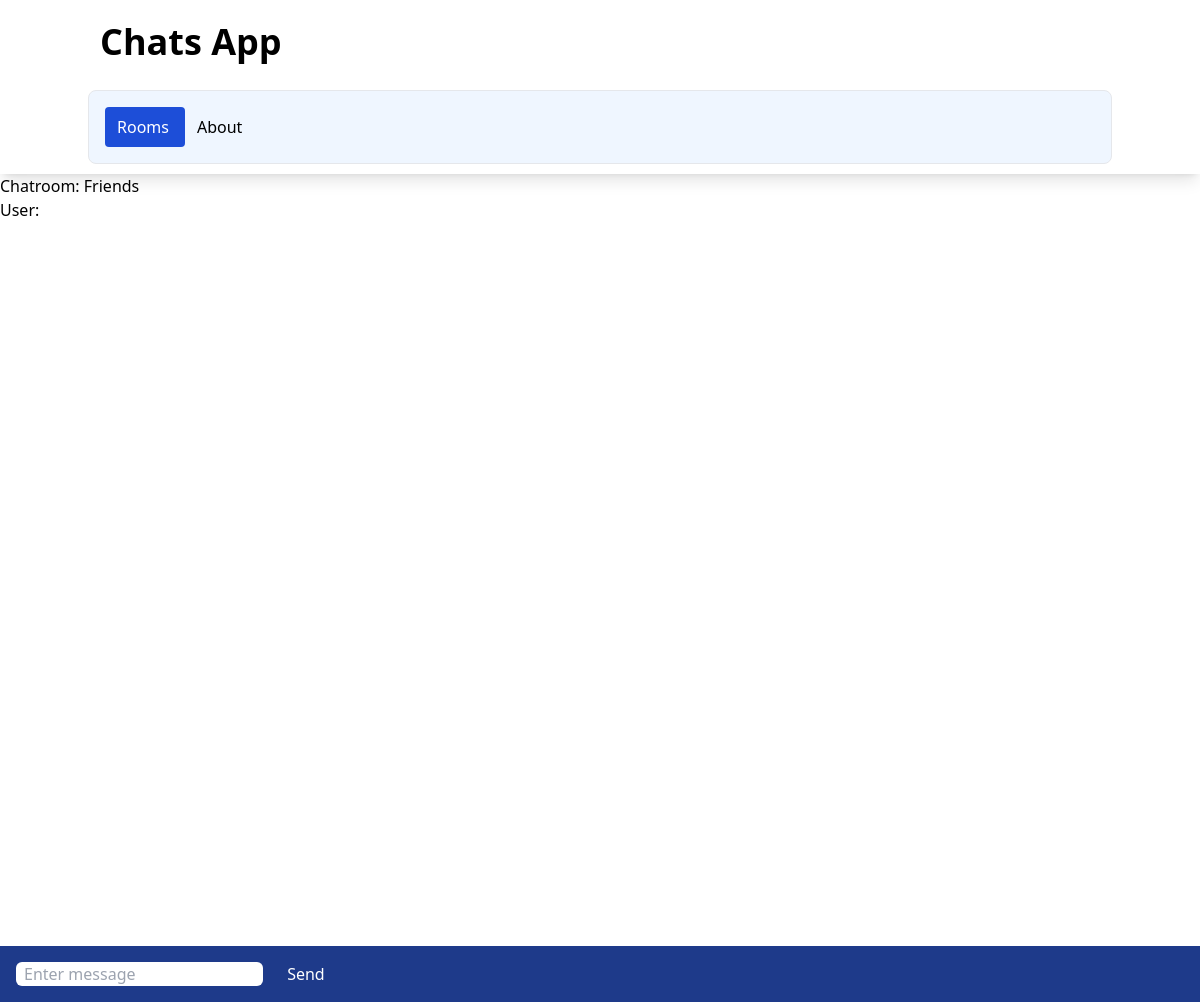
The page /rooms/friends/ on the database as committed earlier.
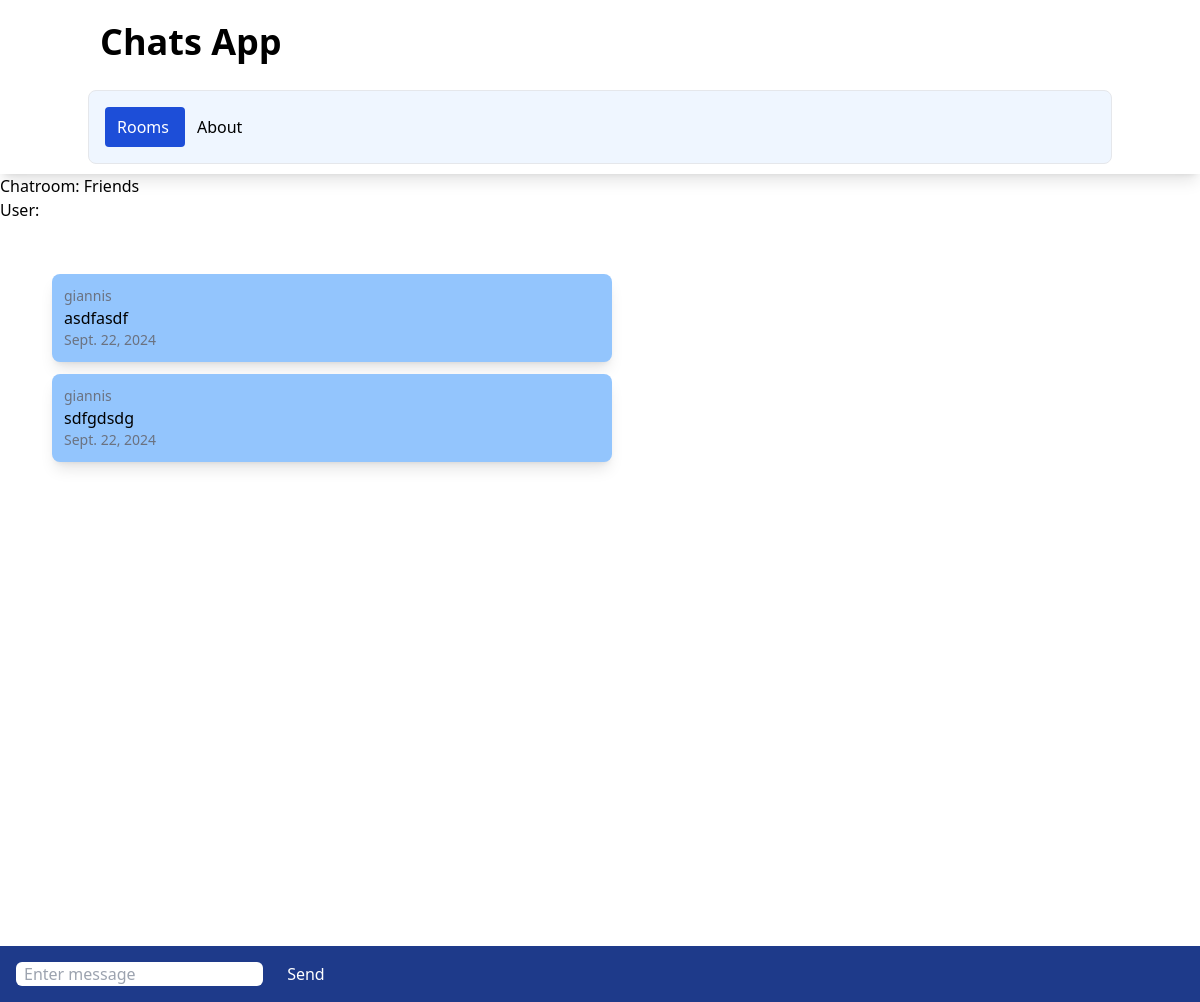
The same page on the database as committed later.
### chatapp/models.py (models this page shows, shortened)
class ChatRoom(models.Model):
    name = models.CharField(max_length=100)
    slug = models.SlugField(unique=True)

class ChatMessage(models.Model):
    user = models.ForeignKey(User, on_delete=models.CASCADE)
    room = models.ForeignKey(ChatRoom, on_delete=models.CASCADE)
    message_content = models.TextField()
    date = models.DateField(auto_now=True)
    class Meta:
        ordering= ('date',)

### chatapp/views.py (the view)
# urls.py: path("<slug:slug>/", views.chatroom, name="chatroom"),
def chatroom(request, slug):
    chatroom = ChatRoom.objects.get(slug=slug)
    messages = ChatMessage.objects.filter(room=chatroom)[0:30]
    return render(request, 'chatapp/room.html', {"chatroom": chatroom , "messages": messages})

### chatapp/templates/chatapp/room.html (shortened to what this page needs)
{% extends 'chatapp/base.html' %}
{% block body %}
Chatroom: {{ chatroom.name}} <br>
User: {{ request.user.username}}
<div class="message-container m-10 overflow-auto h-[700px]" id="message-container">
    <div id="chat-messages">
        {% for message in messages %}
        <div class="message shadow-lg p-3 m-3 rounded-lg w-1/2 bg-blue-300">
            <div class="text-sm text-gray-500">
                {{ message.user.username }}
            </div>
                {{ message.message_content }}
            <div class="text-sm text-gray-500">
                {{ message.date}}
            </div>
        </div>
        {% endfor %}
    </div>
    </div>
    <div class="form-container fixed inset-x-0 bottom-0 bg-blue-900 p-4">
        <form method="post">
            <input class="rounded-md px-2" id="message-input" type="text" name="message" placeholder="Enter message">
            <button class="text-white ml-5" id="send-button" type="submit">Send</button>
        </form>
        </div>
{% endblock %}

### chatapp/templates/chatapp/base.html (shortened to what this page needs)
<!DOCTYPE html>
<html lang="en">
<head>
    <script src="https://cdn.tailwindcss.com"></script>
</head>
<body>
    <nav class="shadow-lg px-3 py-2.5">
        <div class="container flex flex-wrap justify-between mx-auto">
            <a class="flex items-center" href="">
                <span class="self-center text-4xl font-semibold">Chats App</span>
            </a>
            <div class="w-full block w-auto">
                <ul class="flex flex-row p-4 mt-4 border rounded-lg border-grau-100 bg-blue-50">
                    <li>
                        <a class="block py-2 pl-3 pr-4 rounded bg-blue-700 text-white" href="">Rooms</a>
                    </li>
                    <li>
                        <a class="block py-2 pl-3 pr-4 rounded " href="">About</a>
                    </li>
                </ul>
            </div>
        </div>
    </nav>
    {% block body %}
    {% endblock %}
</body>
</html>

Rows that differ between the two databases and show on the page:
added ChatMessage: user.username "giannis", message_content "asdfasdf", date "Sept. 22, 2024"
added ChatMessage: user.username "giannis", message_content "sdfgdsdg", date "Sept. 22, 2024"
